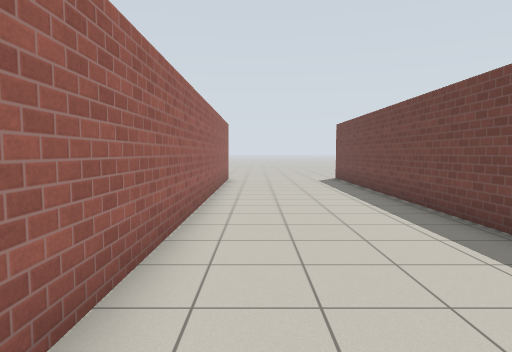
View 1 (above)

18 first-person views from a walk through a Gazebo world. The camera is 1.2 m above the floor, tilts 4° down and sees 75° across. The floor is counted in squares, 1 m on a side. Each view is taken from the middle of a square. On the plan, view 1 faces up. The plan holds only what a view shows up to about 13 squares ahead; the rest is blank. Gazebo's built-in surfaces are drawn with simple patterns.

View 2
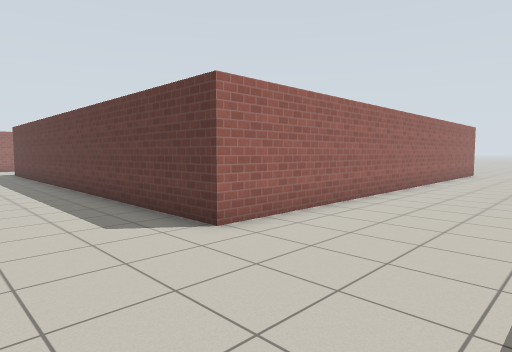

View 3
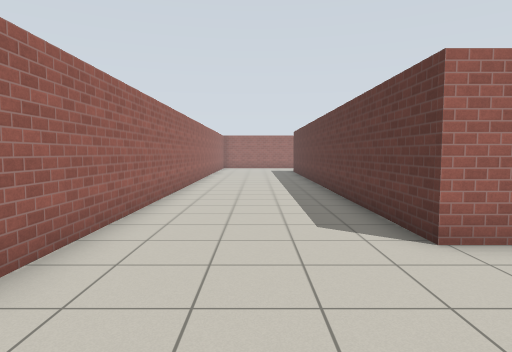

View 4
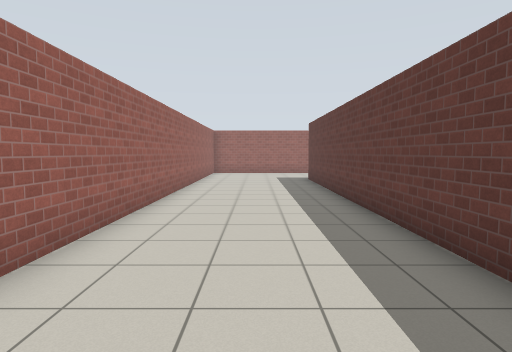

View 5
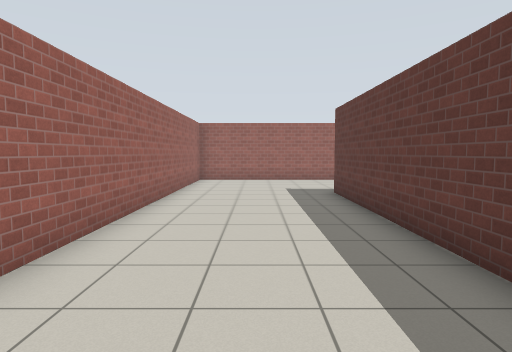

View 6
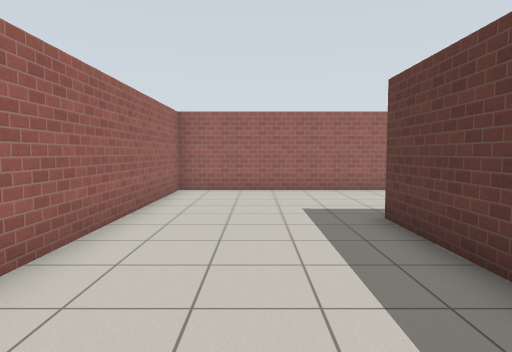

View 7
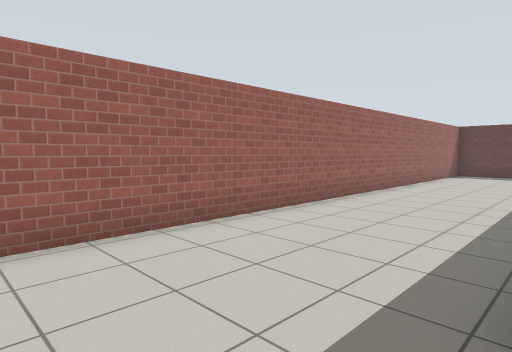

View 8
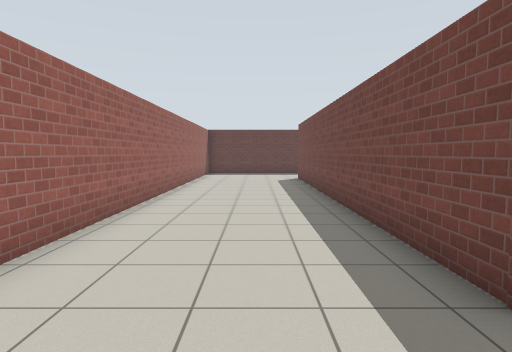

View 9
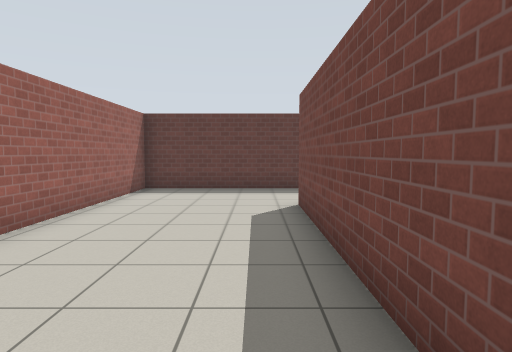

View 10
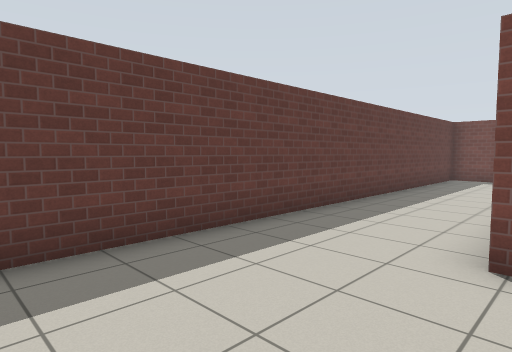

View 11
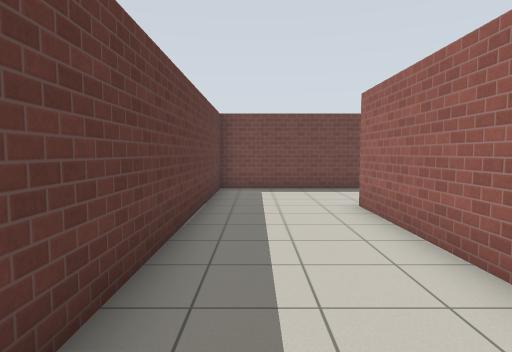

View 12
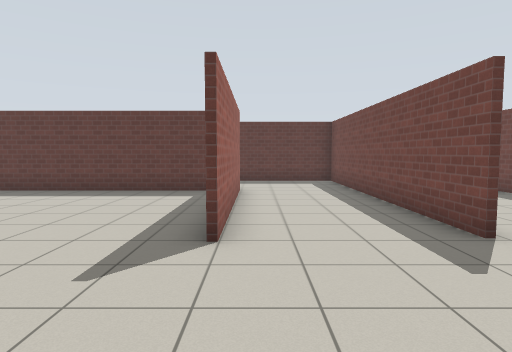

View 13
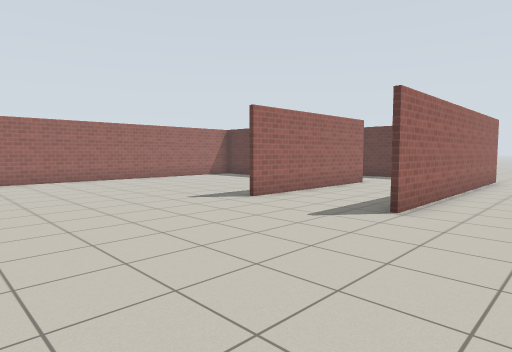

View 14
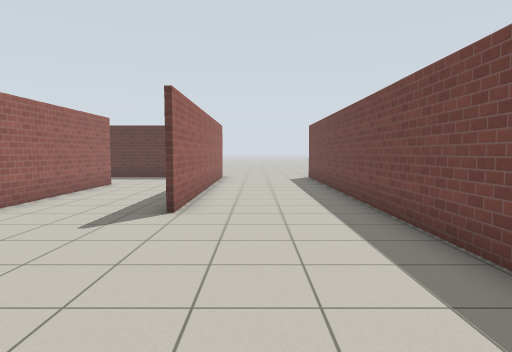

View 15
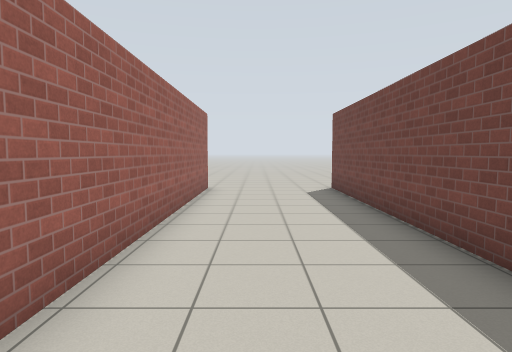

View 16
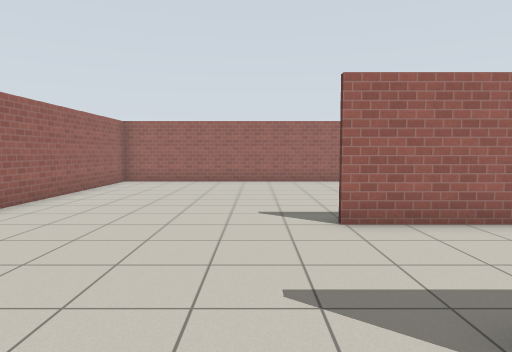

View 17
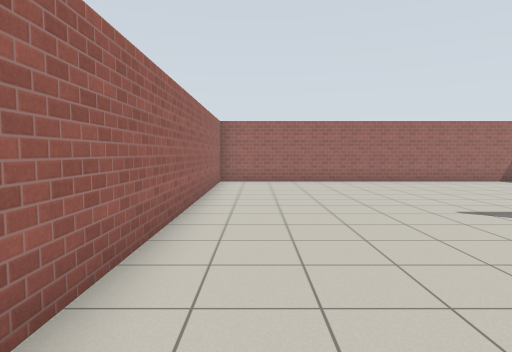

View 18
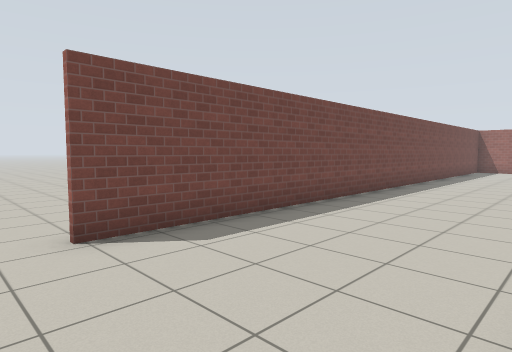

### Floor plan
Points are (right, up) in squares from view 1. A wall is a line through its corners. A room is listed if a view was taken in it or the views show most of it. See-through windows are left out.
Room 1 (views 1, 2, 3, 4, 5, 6, 7, 8, 9, 10, 11)
walls: (3.7, 3.2) (3.7, 15.8); (-14.1, 11.7) (-9.5, 11.7); (-1.3, 13) (-1.3, -1.6) (-18, -1.6) (-18, 11.7); (-8.5, 15.2) (-22.7, 15.2) (-22.7, -6.5) (-0.1, -6.5)
ways out: opening at (-8.5, 13.5) to room 2; opening at (-1, 16.5) to room 2; opening at (4, 16.5)
Room 2 (views 12, 13, 14, 15, 16, 17, 18)
walls: (-9.5, 11.7) (-9.5, 5.4); (-10.5, 11.5) (-17.1, 11.5); (-5.8, 5.5) (-5.8, 15.2) (-8.5, 15.2); (-5.6, 15.4) (-5.6, 5.5); (-1.4, 2.2) (-1.4, 15.4); (-17.9, 2.6) (-17.9, 0.9); (-17.1, -1.5) (-5.7, -1.5)
ways out: opening at (-8.5, 13.5) to room 1; opening at (-1, 16.5) to room 1

Positions as (right, up) in squares from view 1, and headings:
1: (0, 0), facing up
2: (3, -5), facing up-left
3: (3, -4), facing left
4: (-3, -4), facing left
5: (-8, -4), facing left
6: (-12, -4), facing left
7: (-18, -4), facing up-left
8: (-20, -4), facing up
9: (-19, 4), facing up
10: (-22, 11), facing up-right
11: (-17, 14), facing right
12: (-9, 1), facing up
13: (-3, -1), facing up-left
14: (-4, -1), facing up
15: (-4, 4), facing up
16: (-4, 4), facing left
17: (-4, 0), facing left
18: (-1, 17), facing down-right
